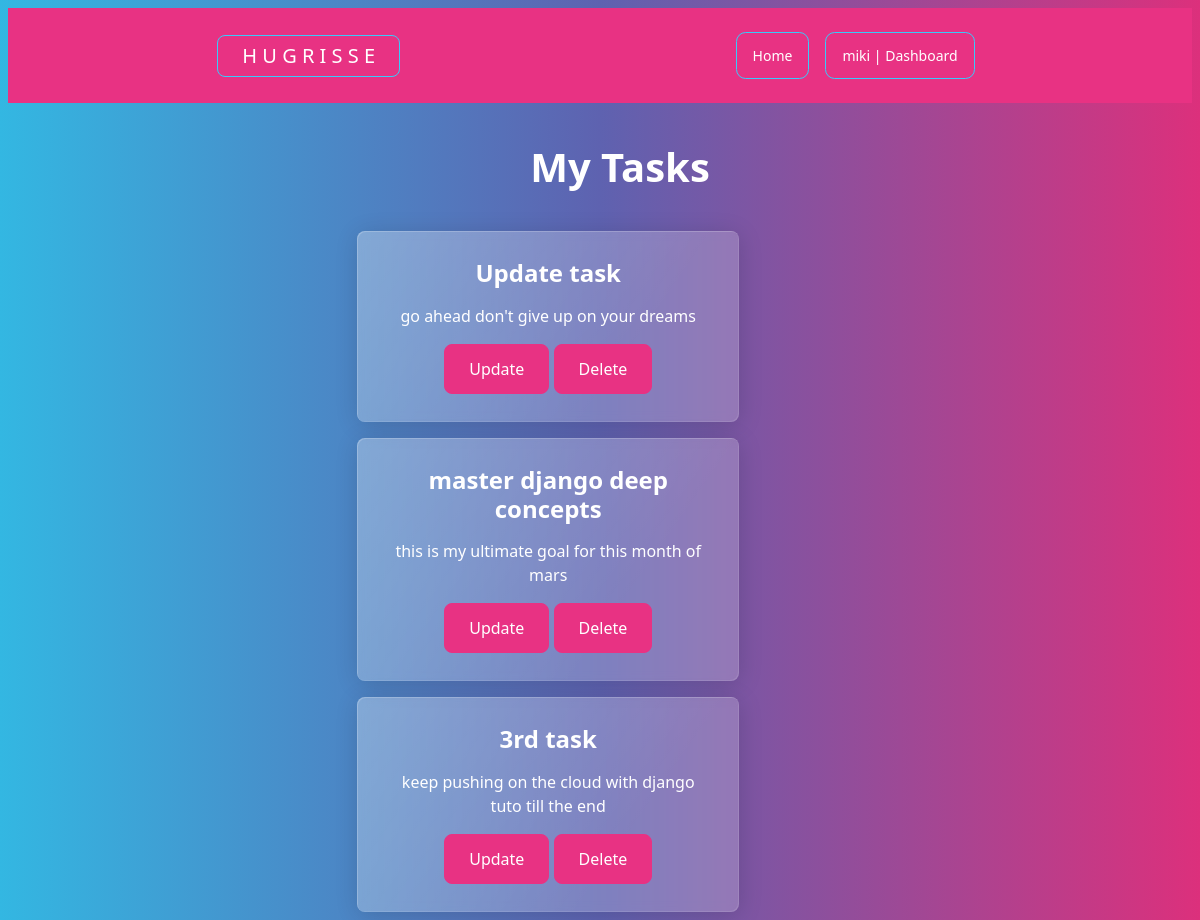
The page /viewtask/ (signed in) on the database as committed earlier.
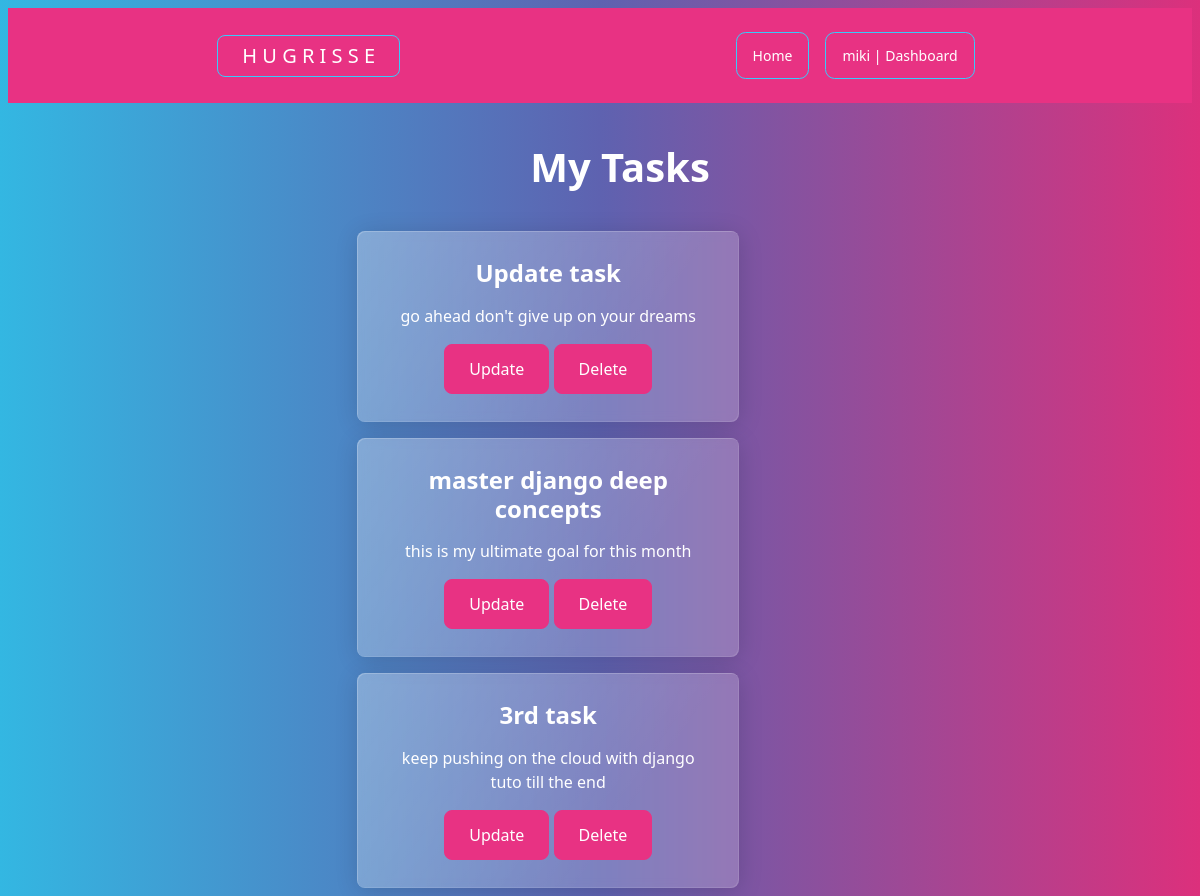
The same page on the database as committed later.
### mainapp/models.py (models this page shows, shortened)
class Task(models.Model):
    title = models.CharField(max_length=100, null=True)
    content = models.CharField(max_length=1000, null=True, blank=True)
    date_posted = models.TimeField(auto_now=True, null=True)
    user = models.ForeignKey(User, max_length=10, on_delete=models.CASCADE, null=True)

### mainapp/views.py (the view)
# urls.py: path("viewtask/", views.viewtask, name="viewtask"),
@login_required(login_url='login')
def viewtask(request):
    curr_user = request.user.id
    task = Task.objects.all().filter(user=curr_user)
    context = {'task': task}
    return render(request, 'profile/viewtask.html', context = context)

### templates/profile/viewtask.html (shortened to what this page needs)
{% extends 'base.html' %}
{% load static %}
{% block content %}
<!DOCTYPE html>
<html lang="en">
<head>
    <link rel="stylesheet" href="{% static 'css/style.css' %} ">
</head>
<body>
    <div class="container-fluid mx-auto row col-8">
        <div class="row">
            <h1 class="text-center m-3"> My Tasks </h1>
            {% for tsk in task %}
                <div class="mx-auto col-8">
                    <div class="col-sm-10">
                        <div class="card m-1 row">
                            <div class="card-body">
                                <h4 class="card-title">{{ tsk.title }}</h4>
                                    <p class="card-text">{{ tsk.content }}</p>
                                <a href="{% url 'updatetask' tsk.id %} " class="btn btn-primary">Update</a>
                                <a href="{% url 'deletetask' tsk.id %} " class="btn btn-primary">Delete</a>
                            </div>
                        </div>
                    </div>
                </div>
            {% endfor %}
        </div>
    </div>
</body>
</html>
{% endblock %}

Rows that differ between the two databases and show on the page:
changed Task "master django deep concepts": content "this is my ultimate goal for this month of mars" → "this is my ultimate goal for this month"
